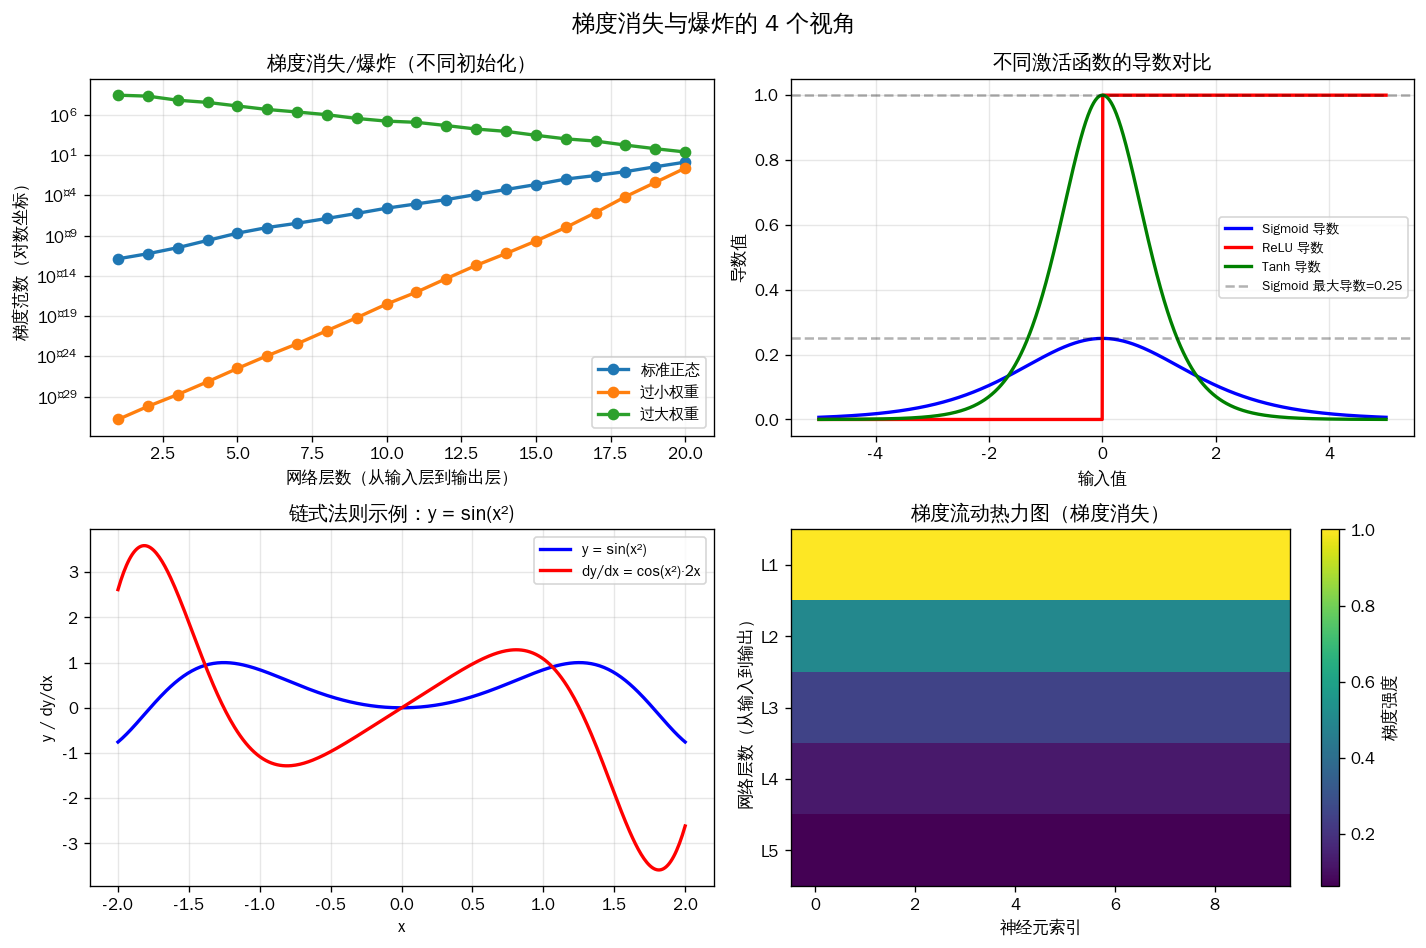

The script that saved this image:
"""
3-4-gradient-issues.py
=======================
梯度消失/爆炸 + 激活函数导数 + 链式法则 + 梯度流动热力图
"""
import numpy as np
import matplotlib.pyplot as plt
import matplotlib as mpl

mpl.rcParams['font.sans-serif'] = ['Noto Sans CJK SC', 'WenQuanYi Zen Hei', 'SimHei', 'DejaVu Sans']
mpl.rcParams['axes.unicode_minus'] = False

plt.figure(figsize=(12, 8))

# 1. 梯度消失/爆炸（不同初始化）
ax1 = plt.subplot(2, 2, 1)
np.random.seed(42)
n_layers = 20
init_methods = ['标准正态', '过小权重', '过大权重']
init_scales = [1.0, 0.1, 10.0]
for method, scale in zip(init_methods, init_scales):
    weights = [np.random.randn(10, 10) * scale / np.sqrt(10) for _ in range(n_layers)]
    gradient = np.ones((10, 10))
    norms = []
    for i in reversed(range(n_layers)):
        activation_derivative = 0.25
        gradient = np.dot(gradient, weights[i].T) * activation_derivative
        norms.append(np.linalg.norm(gradient))
    norms = list(reversed(norms))
    layers = list(range(1, n_layers + 1))
    ax1.plot(layers, norms, 'o-', label=method, linewidth=2)
ax1.set_xlabel('网络层数（从输入层到输出层）', fontsize=10)
ax1.set_ylabel('梯度范数（对数坐标）', fontsize=10)
ax1.set_title('梯度消失/爆炸（不同初始化）', fontsize=12, fontweight='bold')
ax1.set_yscale('log')
ax1.grid(True, alpha=0.3)
ax1.legend(fontsize=9)

# 2. 激活函数导数对比
ax2 = plt.subplot(2, 2, 2)
x = np.linspace(-5, 5, 1000)
sigmoid = 1 / (1 + np.exp(-x))
sigmoid_derivative = sigmoid * (1 - sigmoid)
relu = np.maximum(0, x)
relu_derivative = (x > 0).astype(float)
tanh = np.tanh(x)
tanh_derivative = 1 - tanh**2
ax2.plot(x, sigmoid_derivative, 'b-', label='Sigmoid 导数', linewidth=2)
ax2.plot(x, relu_derivative, 'r-', label='ReLU 导数', linewidth=2)
ax2.plot(x, tanh_derivative, 'g-', label='Tanh 导数', linewidth=2)
ax2.set_xlabel('输入值', fontsize=10)
ax2.set_ylabel('导数值', fontsize=10)
ax2.set_title('不同激活函数的导数对比', fontsize=12, fontweight='bold')
ax2.grid(True, alpha=0.3)
ax2.axhline(y=1, color='k', linestyle='--', alpha=0.3)
ax2.axhline(y=0.25, color='k', linestyle='--', alpha=0.3, label='Sigmoid 最大导数=0.25')
ax2.legend(fontsize=8)

# 3. 链式法则可视化
ax3 = plt.subplot(2, 2, 3)
x_vals = np.linspace(-2, 2, 400)
u = x_vals**2
y = np.sin(u)
dy_du = np.cos(u)
du_dx = 2 * x_vals
dy_dx = dy_du * du_dx
ax3.plot(x_vals, y, 'b-', label='y = sin(x²)', linewidth=2)
ax3.plot(x_vals, dy_dx, 'r-', label='dy/dx = cos(x²)·2x', linewidth=2)
ax3.set_xlabel('x', fontsize=10)
ax3.set_ylabel('y / dy/dx', fontsize=10)
ax3.set_title('链式法则示例：y = sin(x²)', fontsize=12, fontweight='bold')
ax3.grid(True, alpha=0.3)
ax3.legend(fontsize=9)

# 4. 梯度流动热力图
ax4 = plt.subplot(2, 2, 4)
n_layers_sim = 5
gradient_flow = np.zeros((n_layers_sim, 10))
gradient_flow[0, :] = 1.0
for layer in range(1, n_layers_sim):
    decay_factor = 0.5
    gradient_flow[layer, :] = gradient_flow[layer-1, :] * decay_factor
im = ax4.imshow(gradient_flow, cmap='viridis', aspect='auto')
plt.colorbar(im, ax=ax4, label='梯度强度')
ax4.set_xlabel('神经元索引', fontsize=10)
ax4.set_ylabel('网络层数（从输入到输出）', fontsize=10)
ax4.set_title('梯度流动热力图（梯度消失）', fontsize=12, fontweight='bold')
ax4.set_yticks(range(n_layers_sim), [f'L{i+1}' for i in range(n_layers_sim)])

plt.suptitle('梯度消失与爆炸的 4 个视角', fontsize=14, fontweight='bold')
plt.tight_layout()
plt.savefig('/home/david/AI-Tutorial/assets/figures/3-4-gradient-issues.png',
            dpi=120, bbox_inches='tight', facecolor='white')
plt.close()
print("Saved: 3-4-gradient-issues.png")
